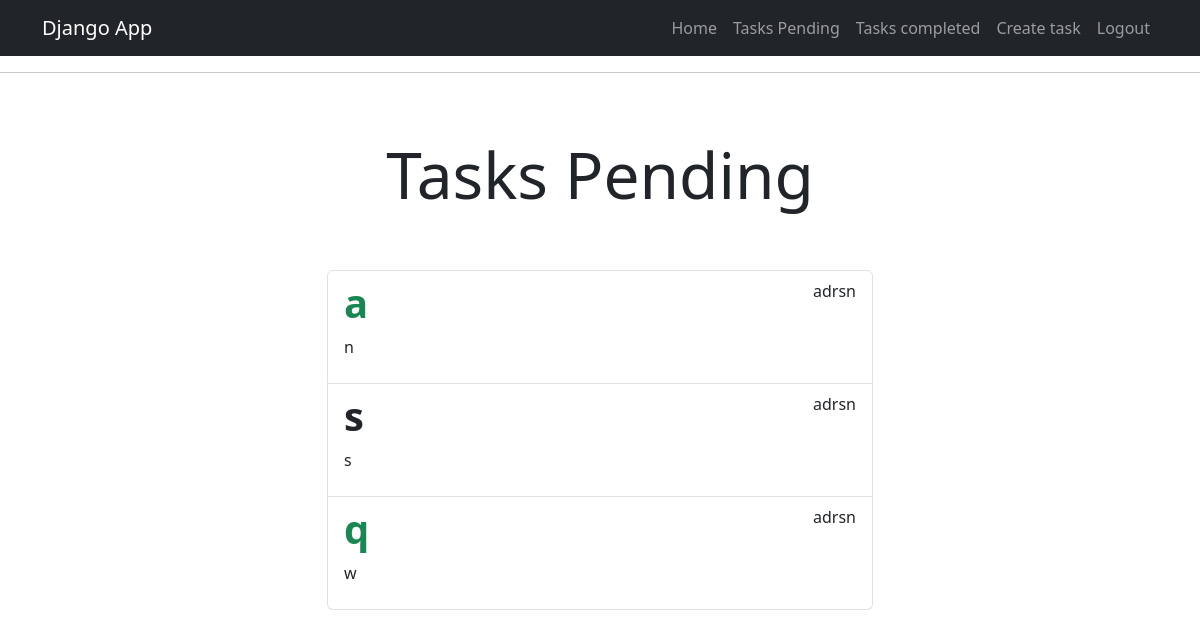
Page /tasks/ (signed in) on the earlier database version.
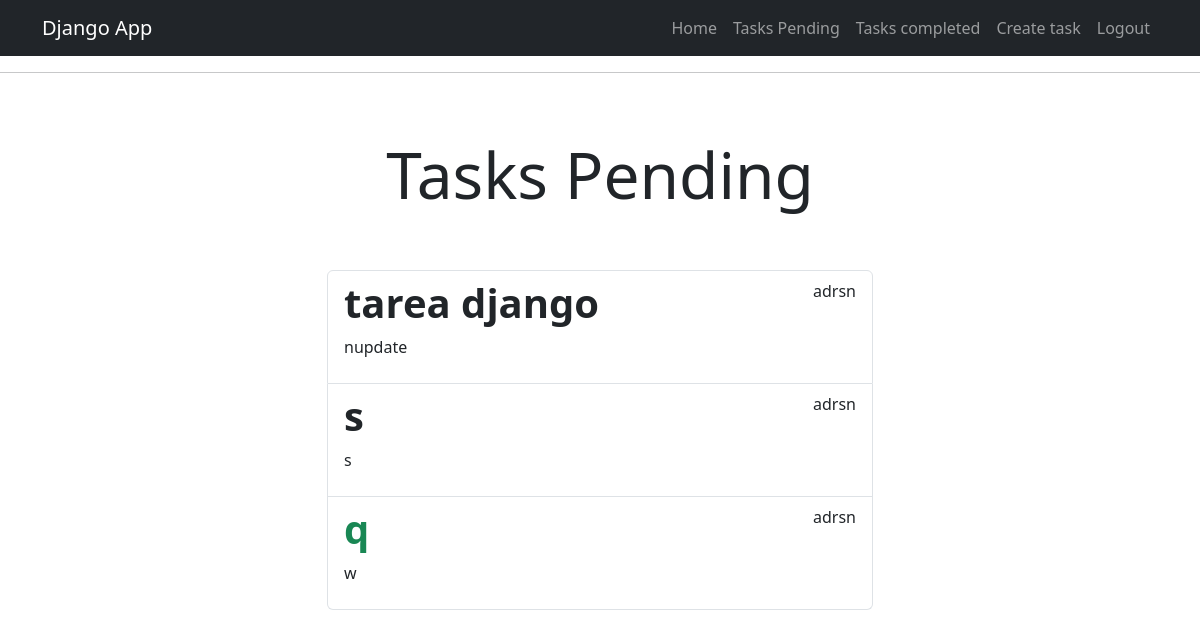
Same page on the later database version.
### tasks/models.py (models this page shows, shortened)
class Task(models.Model):
    title = models.CharField(max_length=100)
    description = models.TextField(blank=True)
    created = models.DateTimeField(auto_now_add=True)
    datecompleted = models.DateTimeField(null=True, blank=True)
    important = models.BooleanField(default=False)
    user = models.ForeignKey(User, on_delete=models.CASCADE)

### tasks/views.py (the view)
# urls.py: path("tasks/", views.tasks, name='tasks'),
@login_required
def tasks(request):
    tasks = Task.objects.filter(user=request.user, datecompleted__isnull=True)
    return render(request, 'tasks.html', {
        'tasks': tasks
    })

### tasks/templates/tasks.html (shortened to what this page needs)
{% extends "base.html" %}
{% block content %}
    <main class="container">
        <div class="row">
            <div class="col-md-6 offset-md-3">
                <h1 class="text-center display-3 py-5">Tasks Pending</h1>
                <ul class="list-group">
                    {% for task in tasks %}
                        <a class="list-group-item" href="{% url 'task_detail' task.id %}">
                            <header class="d-flex justify-content-between">
                                {% if task.important %}
                                    <h1 class="fw-bold text-success">{{task.title}}</h1>
                                {% else %}
                                    <h1 class="fw-bold">{{task.title}}</h1>
                                {% endif %}
                                <p>{{task.user.username}}</p>
                            </header>
                            <p>{{task.description}}</p>
                        </a>
                    {% endfor %}
                </ul>
            </div>
        </div>
    </main>
{% endblock  %}

Differences in the rows shown:
changed Task: important True → False (drawn); description "n" → "nupdate"; title "a" → "tarea django"
